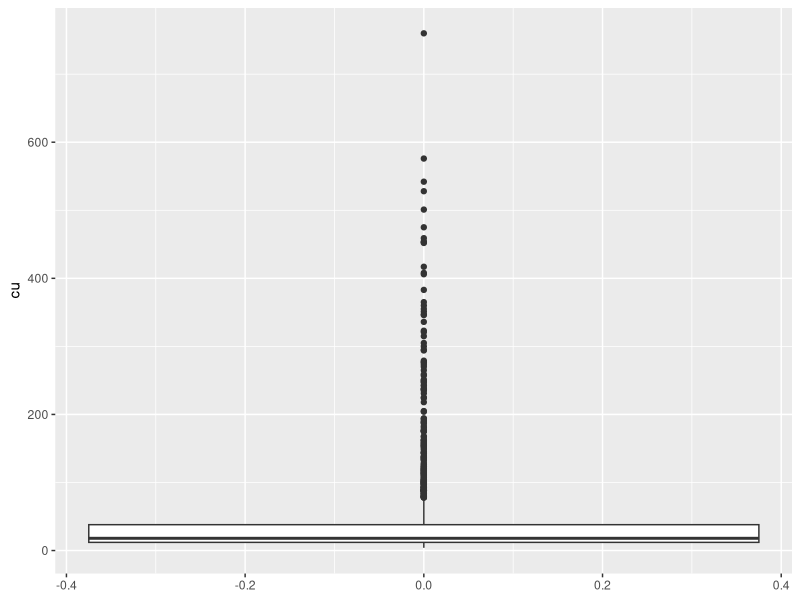
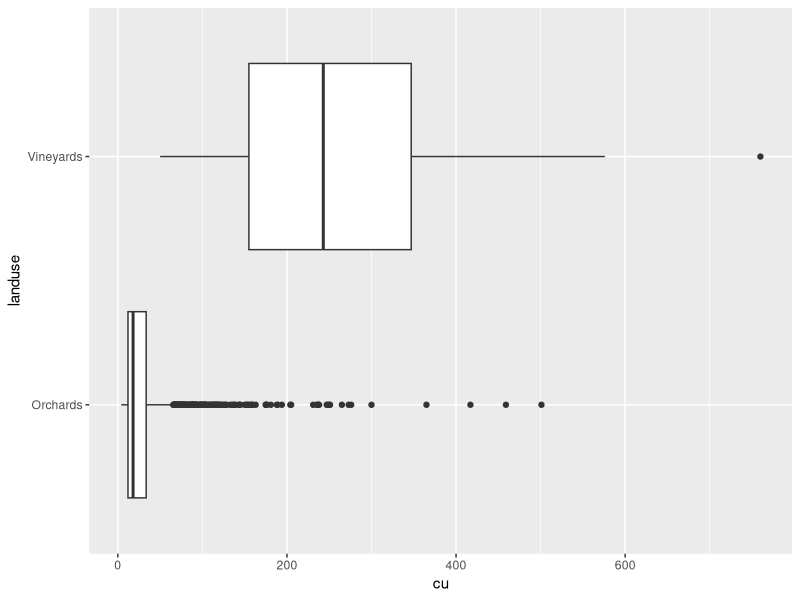
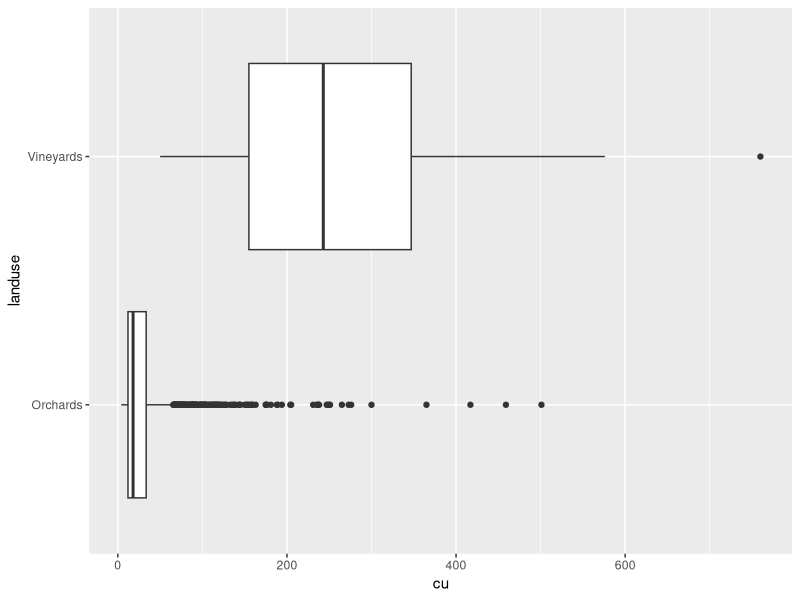
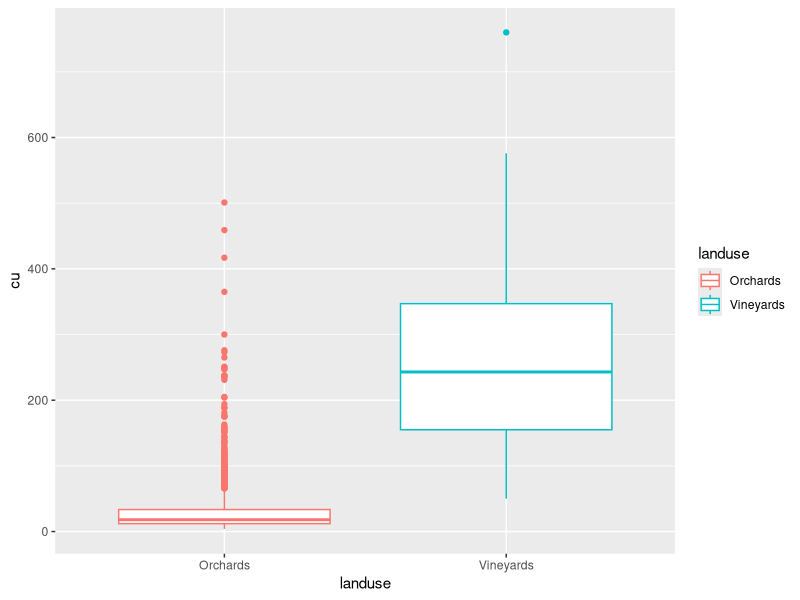
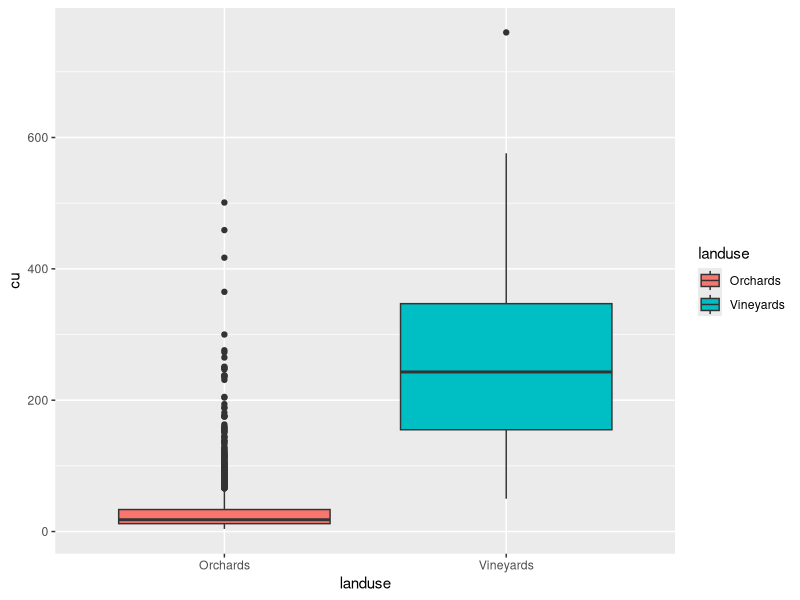
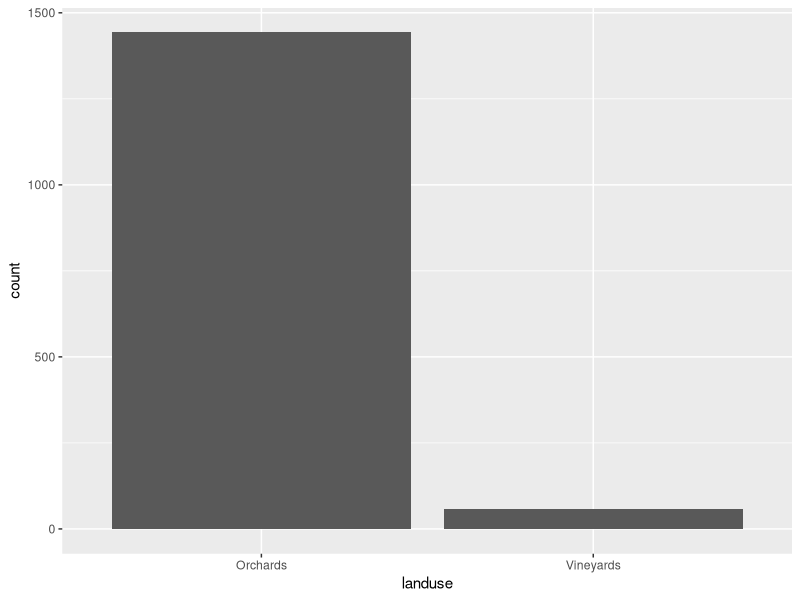
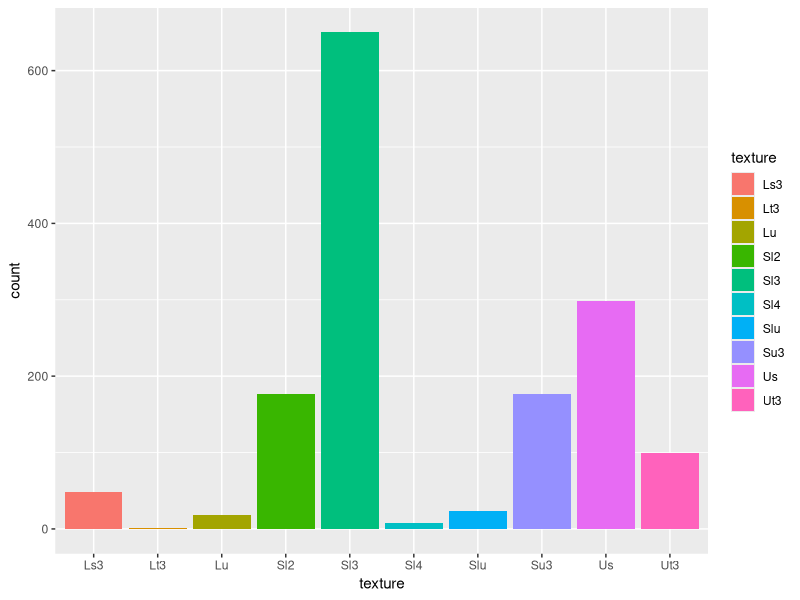
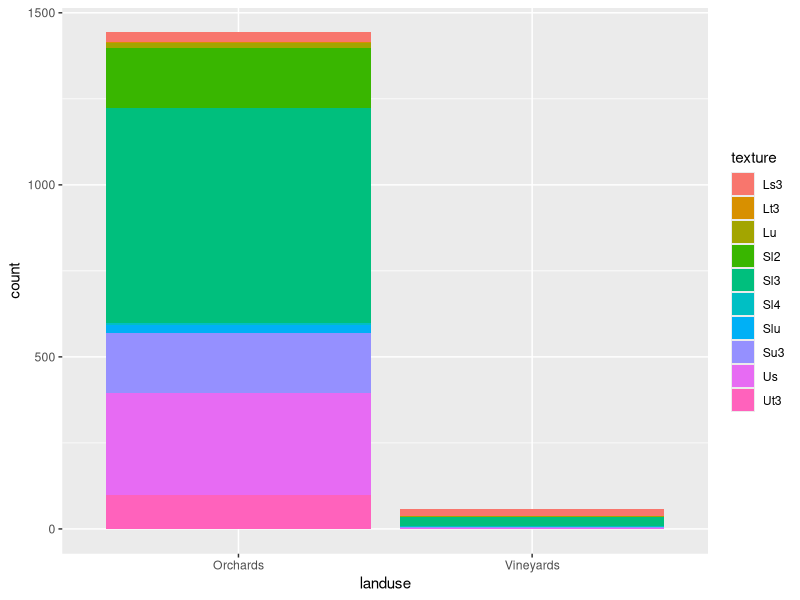

The R source for these figures, in order:
#' ---
#' title: "Plotting with ggplot2 - lecture code exaples"
#' author: "Giulio Genova - giulio.genova@eurac.edu"
#' date: "2020"
#' output:
#'   html_document:
#'     toc: true
#'     toc_float: true
#' ---

#' This tutorial gives you an overview on how to plot using the R package ggplot2. 
#' For this tutorial it is required to install the following packages:


library(ggplot2)
library(dplyr)


#' # Read Data

#' Let's start with reading our soil dataset

df = read.csv("data/soil_data.csv")
df = rename(df, texture = textabbr_fingprob, ph = ph_cacl2, som = som_elmntprc, 
            p = p_calmg100g , k = k_calmg100g, mg = mg_catmgkg, b =  b_catmgkg , 
            mn = mn_catmgkg,cu =  cu_catmgkg,zn =  zn_catmgkg)

#' # Box plot
#' Let's try a boxplot for cu
#' you can do "mapping" of the aesthetics direcly in the **ggplot()** funciton
#' you wou want your **geom_** functions to intherit them

ggplot(df,aes(y = cu))+
  geom_boxplot()

#' The previous works but it is not really informative.
#' Let's try make it better. We map the "x" axis to to landuse
#' to make as many boxplots as the categories of landuse

ggplot(df,aes(y = cu,x = landuse))+
  geom_boxplot()+
  coord_flip()

ggplot(df,aes(y = landuse,x = cu))+
  geom_boxplot()

#' Add color 

ggplot(df,aes(y = cu,x = landuse,color = landuse))+
  geom_boxplot()

#' Add fill

ggplot(df,aes(y = cu,x = landuse,fill = landuse))+
  geom_boxplot()

#' # Bar plot
#' Let's try a bar plot for landuse

ggplot(df,aes(landuse))+
  geom_bar()

#' And of texture

ggplot(df,aes(texture,fill = texture))+
  geom_bar()

#' # Stacked bar plot
#' Stacked bar plot. The basic version works but is not very informative as 
#' orchards are much more than vineyards

ggplot(df, aes(fill=texture, x=landuse)) + 
  geom_bar()

#' We now change the way the bars a stacked using *position = "fill"*
#' in **geom_bar()**

ggplot(df,aes(x=landuse,fill=texture))+ 
  labs(y=NULL,x="")+
  geom_bar(position = "fill",colour="black",width = 0.75)+
  scale_y_continuous(labels = scales::percent)

#' Could make sense to invert the aesthetics. We plot texture on the
#' x axis and landuse to fill

ggplot(df,aes(x=texture,fill=landuse))+ 
  labs(y=NULL,x="")+
  geom_bar(position = "fill",colour="black",width = 0.75)+
  scale_fill_manual (values =c("black","white"))+
  scale_y_continuous(labels = scales::percent)+
  theme_minimal()
